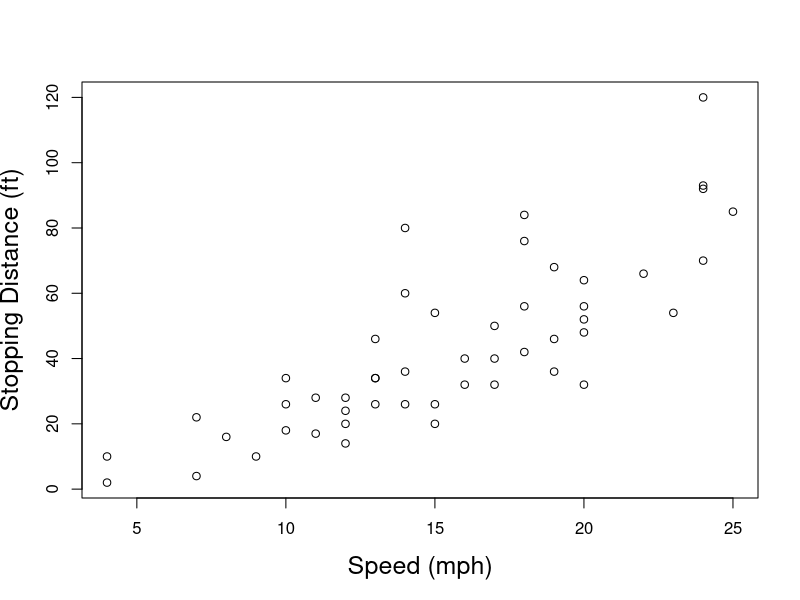

Recreate this plot in R. (Note: this script raises an error after producing the figure.)
## ---- chunk 1
    plot(x = cars$speed, y = cars$dist,
         xlab = "Speed (mph)",
         ylab = "Stopping Distance (ft)",
         cex.lab = 1.5)
## ---- chunk 2
# Download data
main_data <- rio::import("http://bit.ly/V0ldsf",
                        format = "csv" )

# Subset main_data so that it only includes the year 2003
data_sub <- subset(main_data, year == 2003)

# Remove iso2c, country, year variables
# Keep reg_4state, disproportionality, FertilizerConsumption
data_sub <- data_sub[, c("reg_4state", "disproportionality",
                       "FertilizerConsumption")]

# Create a scatterplot matrix
pairs(x = data_sub)
## ---- chunk 3
# Create URL object
inflation_url <- "https://raw.githubusercontent.com/christophergandrud/Rep-Res-Examples/master/Graphs/InflationData.csv"

# Load data
inflation_data <- rio::import(inflation_url, format = "csv")
## ---- chunk 4
names(inflation_data)
## ---- chunk 5
library(tidyr)

# Pivot inflation_data
inflation_long <- pivot_longer(inflation_data, cols = 2:3,
                               names_to = "variable")

inflation_long
## ---- chunk 6
# Fit model
linear_brms_2 <- brm(Examination ~ Education +
                     Agriculture + Catholic + Infant.Mortality,
                     data = swiss,
                     family = gaussian(link = "identity"),
                     refresh = 0)
## ---- chunk 7
# Create summary object
linear_brms_2_sum <- summary(linear_brms_2)

# Create summary data frame
linear_brms_2_sum_df <- data.frame(linear_brms_2_sum$fixed)

# Show data frame
linear_brms_2_sum_df
## ---- chunk 8
# Convert row.names to column
linear_brms_2_sum_df$Variable <- row.names(linear_brms_2_sum_df)

# Keep only coefficient estimates
## This allows for a more interpretable scale
linear_brms_2_sum_df <- subset(linear_brms_2_sum_df,
                               Variable != "Intercept")
## ---- chunk 9
library(dplyr)

# Rename variables to make them easier for ggplot2 to work with
linear_brms_2_sum_df <- rename(linear_brms_2_sum_df,
                               lower = `l.95..CI`)
linear_brms_2_sum_df <- rename(linear_brms_2_sum_df,
                               upper = `u.95..CI`)

# Make caterpillar plot
ggplot(data = linear_brms_2_sum_df,
       aes(x = reorder(Variable, lower),
           y = Estimate,
           ymin = lower, ymax = upper)) +
                        geom_pointrange(size = 1.4) +
                        geom_hline(yintercept = 0,
                                   linetype = "dotted") +
                        xlab("Variable") +
                        ylab("Coefficient Estimate") +
                        coord_flip() + theme_bw(base_size = 20)
